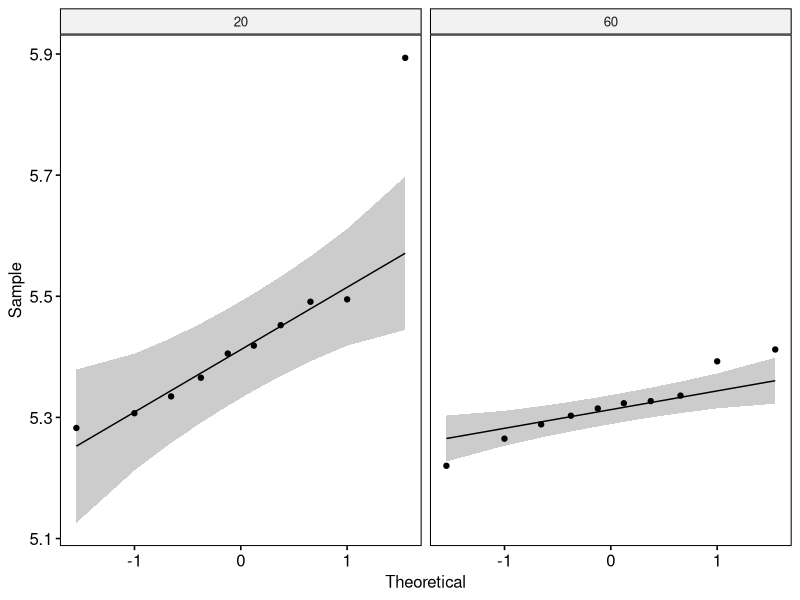
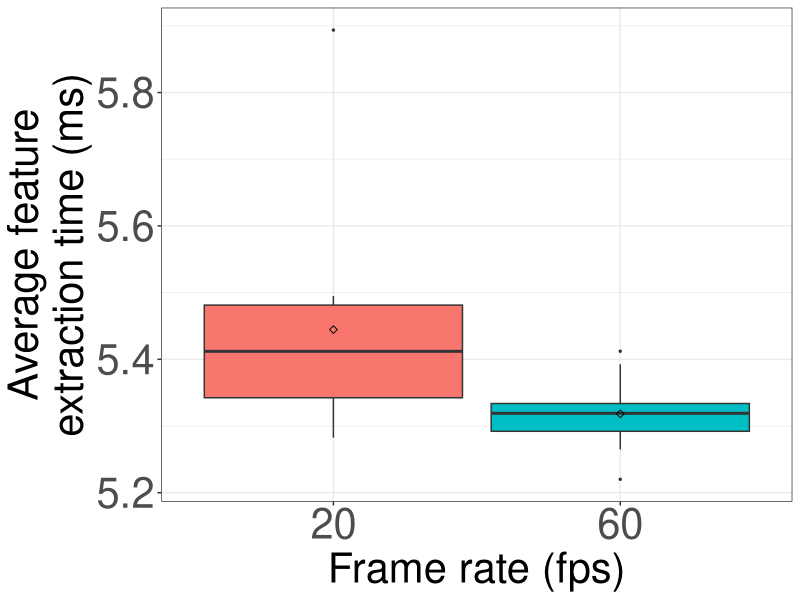

These figures' R source, in order: (Note: this script raises an error after producing the figures.)
## ---- chunk 1
if (!require('tidyverse')) install.packages('tidyverse', dependencies = TRUE); library('tidyverse')
if (!require('ggpubr')) install.packages('ggpubr', dependencies = TRUE); library('ggpubr')
if (!require('rstatix')) install.packages('rstatix', dependencies = TRUE); library('rstatix')
if (!require('ggplot2')) install.packages('ggplot2', dependencies = TRUE); library('ggplot2')
## ---- chunk 2
data <- read.csv(file = '../../raw_data/test_frame_rate/run_table.csv')
data <- subset(data, select = c(X__run_id, frame_rate, avg_extraction_time_ms))
data$frame_rate <- as.factor(data$frame_rate)
data$avg_extraction_time_ms <- as.numeric(data$avg_extraction_time_ms)
## ---- chunk 3
data %>%
  group_by(frame_rate) %>%
  get_summary_stats(avg_extraction_time_ms, type = "mean_sd")
## ---- chunk 4
pdf(file = "../../figures/frame_rate_effect/extraction-time.pdf")

ggplot(data, aes(x = frame_rate, y = avg_extraction_time_ms, fill = frame_rate)) +
  theme_bw() + 
  geom_boxplot(width = 0.9, outlier.size = 0.5) + 
  stat_summary(fun = mean, color = 'black', geom = 'point', shape = 5, size = 1.5) +
  labs(x = "Frame rate (fps)", y = "Average feature\nextraction time (ms)") +
  theme(legend.position = 'none') +
  theme(
    axis.title.x = element_text(size = 30, family = 'sans'),
    axis.title.y = element_text(size = 30, family = 'sans'),
    axis.text.x = element_text(size = 30, family = 'sans'),
    axis.text.y = element_text(size = 30, family = 'sans'),
    
  )

dev.off()
## ---- chunk 5
data %>% 
  group_by(frame_rate) %>%
  identify_outliers(avg_extraction_time_ms)
## ---- chunk 6
ggqqplot(data, x = "avg_extraction_time_ms", facet.by = "frame_rate")
## ---- chunk 7
data %>%
  group_by(frame_rate) %>%
  shapiro_test(avg_extraction_time_ms)
## ---- chunk 8
data %>%
  rstatix::wilcox_test(avg_extraction_time_ms ~ frame_rate) %>%
  add_significance()
## ---- chunk 9
data %>%
  wilcox_effsize(avg_extraction_time_ms ~ frame_rate)
